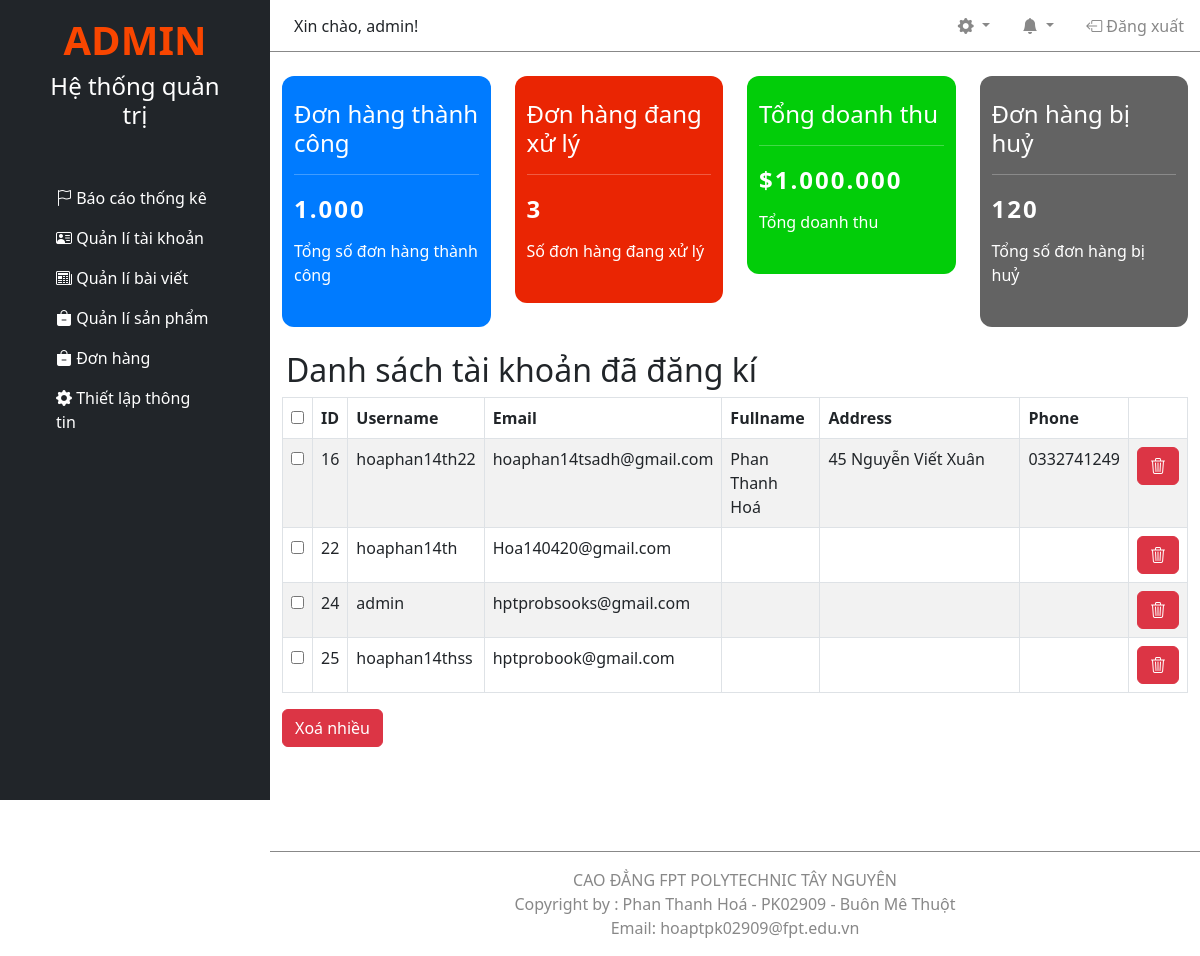
The page /admin/index.php (signed in) on the database its author committed.
### tables this page shows
CREATE TABLE `users` (
  `user_id` int(11) NOT NULL,
  `username` varchar(255) DEFAULT NULL,
  `password` varchar(255) DEFAULT NULL,
  `email` varchar(255) DEFAULT NULL,
  `address` varchar(300) DEFAULT NULL,
  `phone` varchar(10) DEFAULT NULL,
  `name` varchar(255) DEFAULT NULL
);

### admin/libs/DBDriver.php (called while the page is built, shortened)
<?
class DB_Driver {
  private $__conn;
  function connect() {
    if (!$this->__conn) {
      $this->__conn = mysqli_connect('localhost', 'root', '', 'assignment') or die("Không thể kết nối tới Database");
    }
    mysqli_query(
      $this->__conn,
      "SET character_set_results = 'utf8', character_set_client = 'utf8', character_set_database = 'utf8', character_set_server = 'utf8'"
    );
  }
  function get_list($sql) {
    $result = mysqli_query($this->__conn, $sql);
    $return = array();
    while($row = mysqli_fetch_assoc($result)) $return[] = $row;
    return $return;
  }
}

### admin/module/account/main.php (the view, shortened to what this page needs)
<?
$users_list = $admin->get_list('SELECT * FROM `users`');
?>
<section style="min-height:500px">
  <h2 class="ps-3">Danh sách tài khoản đã đăng kí</h2>
  <form action="?mod=account&act=remove_multi" method="post" class="container">
    <table class="table table-striped table-bordered">
      <thead>
        <tr>
          <th><input type="checkbox" class="account__checkall"></th>
          <th>ID</th>
          <th>Username</th>
          <th>Email</th>
          <th>Fullname</th>
          <th style="width: 200px;">Address</th>
          <th>Phone</th>
          <th></th>
        </tr>
      </thead>
      <tbody>
        <?
        foreach ($users_list as $user) { ?>
          <tr>
            <td><input type="checkbox" class="account__check" name="selected[]" value="<? echo $user['user_id'] ?>" ></td>
            <td><? echo $user['user_id'] ?></td>
            <td><? echo $user['username'] ?></td>
            <td><? echo $user['email'] ?></td>
            <td><? echo $user['name'] ?></td>
            <td><? echo $user['address'] ?></td>
            <td><? echo $user['phone'] ?></td>
            <td><a class="btn btn-danger" href="?mod=account&act=delete&id=<? echo $user['user_id']; ?>"><i class="bi bi-trash3"></i></a></td>
          </tr>
        <? } ?>
      </tbody>
    </table>
    <button type="submit" name="account__remove--multi" class="btn btn-danger mb-5">Xoá nhiều</button>
  </form>
</section>

### rows shown on the page
users: user_id "16", username "hoaphan14th22", email "hoaphan14tsadh@gmail.com", name "Phan Thanh Hoá", address "45 Nguyễn Viết Xuân", phone "0332741249"
users: user_id "22", username "hoaphan14th", email "Hoa140420@gmail.com"
users: user_id "24", username "admin", email "hptprobsooks@gmail.com"
users: user_id "25", username "hoaphan14thss", email "hptprobook@gmail.com"

### other values the page prints
$_SESSION['admin_username'] "admin"
